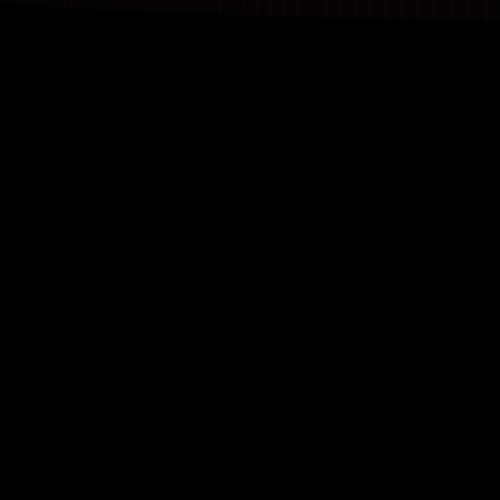
Frame 1 (no input)
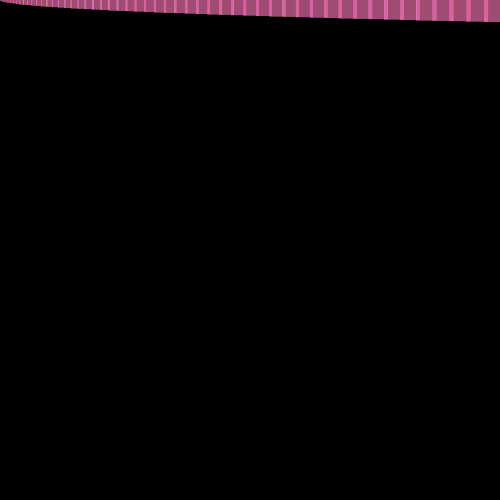
Frame 60 (the mouse pressed at the canvas centre just before this capture)
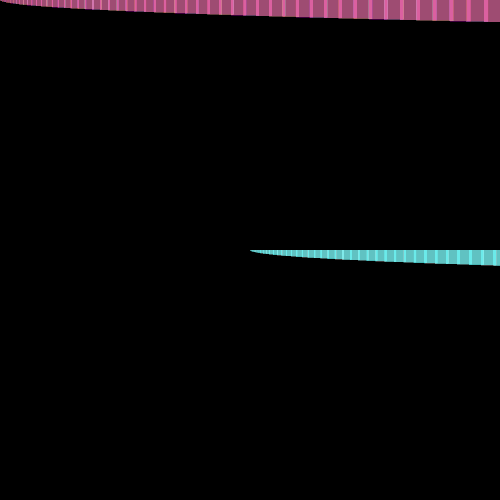
Frame 120 (the mouse held since frame 60 and released just before this capture)

The Processing sketch that drew these frames (run headless with seeded random() and noise(); from frame 60 on, the mouse is pressed at the canvas centre):

// Processing sketch: processing_164445
// ── processing_164445.pde

void setup() {
size(500, 500);
noStroke();
background(0);
}
void draw() {
if (mousePressed == true) {
fill(135,250,235, 6);
} else {
fill(250,135,160, 4);
}
for (float i = 0; i < 50; i+=.4) {
rect(mouseX + i*i, mouseY, i, i);
}
}
